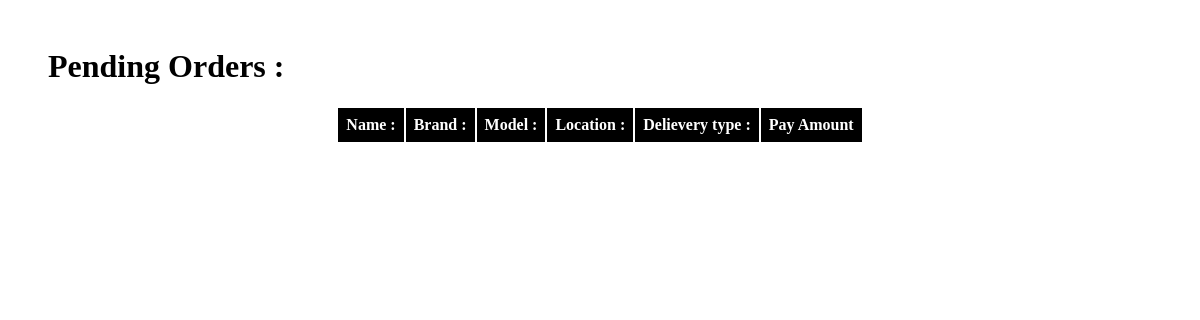
/pending/ (signed in), run on an earlier commit of the app's database.
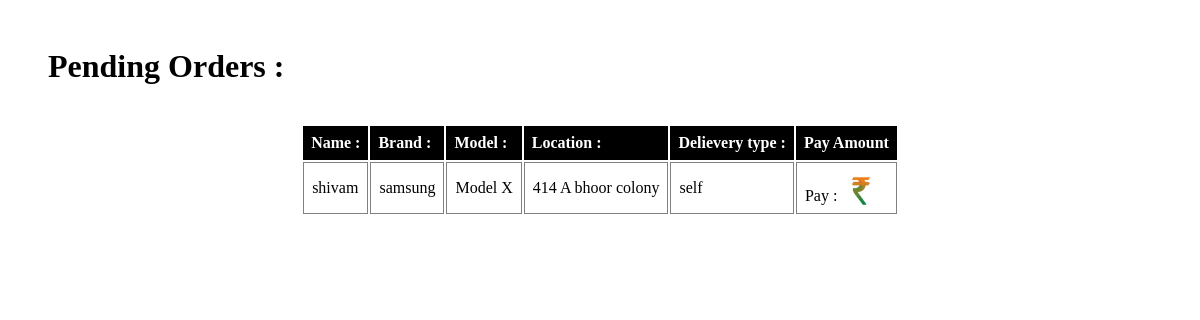
And on a later commit of the database.
### myApp/models.py (models this page shows)
class RecycleForm(models.Model):
    name = models.CharField(max_length=100, null=True)
    user_id = models.IntegerField(null=True)
    organisation_id = models.CharField(max_length=100, default=1, null=True)
    organisation_name = models.CharField(max_length=100, default='Empty', null=True)
    brand = models.CharField(max_length=100, null=True)
    model = models.CharField(max_length=200, null=True)
    price= models.IntegerField(null=True)
    date = models.CharField(max_length=100, null=True)
    location = models.CharField(max_length=200, null=True)
    image = models.ImageField(upload_to='recycle_images/', null=True)
    phone = models.IntegerField()
    facility = models.CharField(max_length=20)
    created = models.DateTimeField(auto_now_add = True, null=True)
    status = models.CharField(max_length=10, null=True)
    class Meta:
        ordering = ['-created']

### myApp/views.py (the view)
# urls.py: path('pending/', views.Pending, name='orderpending'),
def Pending(request):
    recycle_data = RecycleForm.objects.filter(status="False", organisation_id = request.user.id)
    context = {
        'data' : recycle_data
    }
    return render(request, 'staff/order_pending.html', context)

### templates/staff/order_pending.html (shortened to what this page needs)
<!DOCTYPE html>
<html lang="en">
<head>
</head>
<body>
    <h1>Pending Orders : </h1>
    <table>
        <tr>
            <th>Name : </th>
            <th>Brand : </th>
            <th>Model : </th>
            <th>Location : </th>
            <th>Delievery type : </th>
            <th>Pay Amount</th>
        </tr>
    {% for items in data %}
    <tr>
        <td>{{items.name}}</td>
        <td>{{items.brand}}</td>
        <td>{{items.model}}</td>
        <td>{{items.location}}</td>
        <td>{{items.facility}}</td>
        <td><a href="{% url 'payment' items.user_id %}">Pay : <img alt=""></a></td>
        <br>
    </tr>
    {% endfor %}
</table>
</body>
</html>

### templates/staff/order_pending.html (style rules this page uses)
body { text-align: center; margin: 4%; }
h1 { text-align: left; }
table { margin: auto; text-align: left; }
th { background-color: black; padding: 8px; color: white; }
td { padding: 8px; border: 1px solid gray; }
td a { width: 50px; text-decoration: none; color: black; }
td a img { height: 40px; width: 40px; border-radius: 50%; margin-bottom: -10px; }

What changed in the data, as far as the page shows it:
added RecycleForm: name "shivam", brand "samsung", model "Model X", location "414 A bhoor colony", facility "self"
